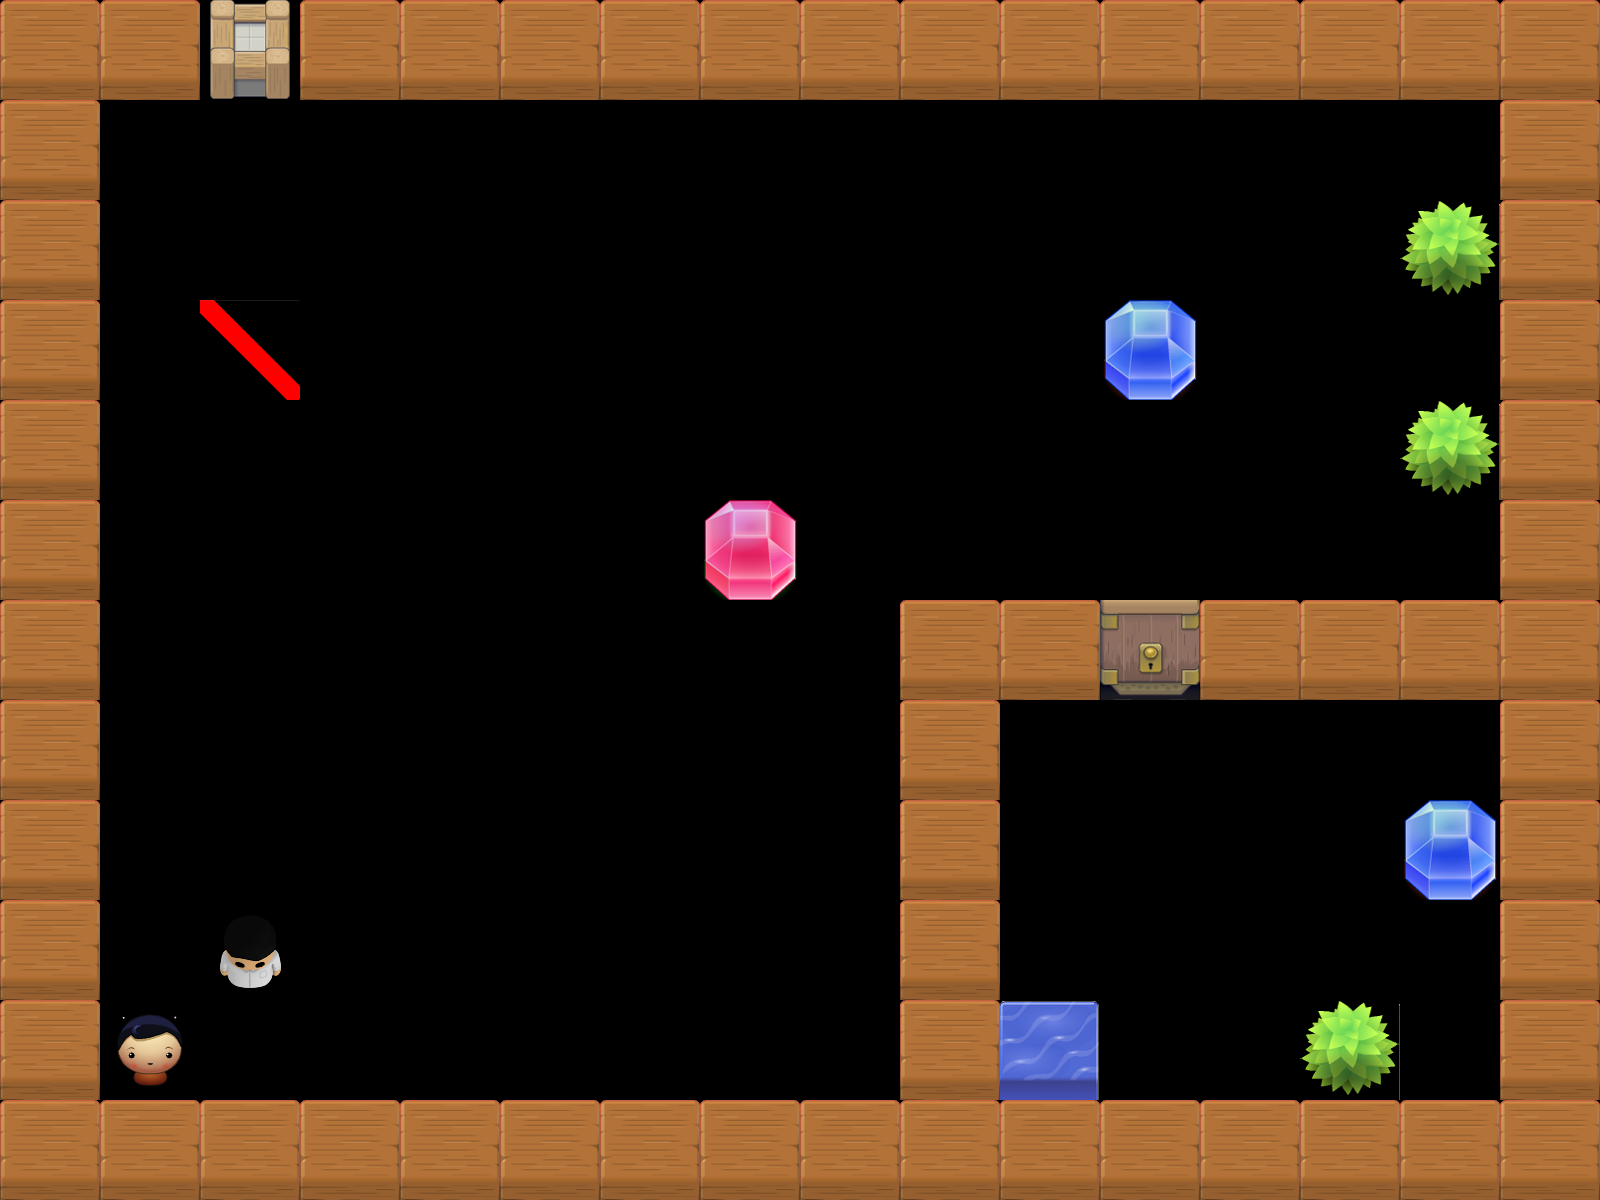

A 2D game scene composited from a Tiled map and its tileset images. What follows is a short description and the map's XML, with every tile layer's data as written:
An orthogonal 16x12 tile map with 100x100 px tiles, 1 tile layer (Tile Layer 1).

<map version="1.0" orientation="orthogonal" width="16" height="12" tilewidth="100" tileheight="100">
 <tileset firstgid="1" name="tileset" tilewidth="100" tileheight="100">
  <image source="../../Dev/tileset.png" width="500" height="500" />
 </tileset>
 <layer name="Tile Layer 1" width="16" height="12">
  <data encoding="csv">
21,21,16,21,21,21,21,21,21,21,21,21,21,21,21,21,
21,0,0,0,0,0,0,0,0,0,0,0,0,0,0,21,
21,0,0,0,0,0,0,0,0,0,0,0,0,0,8,21,
21,0,17,0,0,0,0,0,0,0,0,1,0,0,0,21,
21,0,0,0,0,0,0,0,0,0,0,0,0,0,8,21,
21,0,0,0,0,0,0,2,0,0,0,0,0,0,0,21,
21,0,0,0,0,0,0,0,0,21,21,11,21,21,21,21,
21,0,0,0,0,0,0,0,0,21,0,0,0,0,0,21,
21,0,0,0,0,0,0,0,0,21,0,0,0,0,1,21,
21,0,6,0,0,0,0,0,0,21,0,0,0,0,0,21,
21,7,0,0,0,0,0,0,0,21,9,0,0,8,0,21,
21,21,21,21,21,21,21,21,21,21,21,21,21,21,21,21
</data>
 </layer>
</map>
